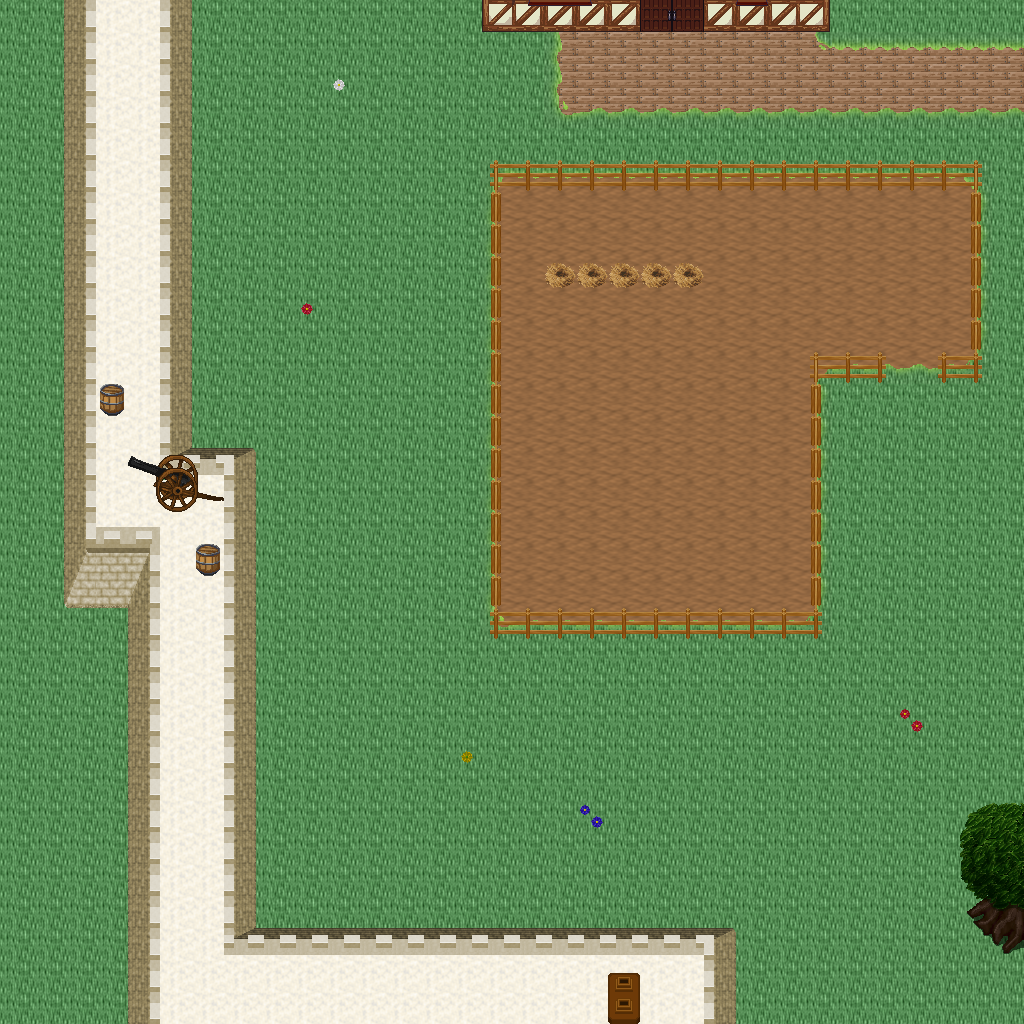

This game map was drawn from its Tiled (.tmx) file and the tilesets committed beside it. A one-line description and the trimmed map source follow:
An orthogonal 32x32 tile map with 32x32 px tiles, 5 tile layers (Ground, Objects, Objects2, Above, ...), 1 hidden layer not drawn, 46 tilesets.

<map version="1.10" tiledversion="1.11.0" orientation="orthogonal" renderorder="right-down" width="32" height="32" tilewidth="32" tileheight="32" infinite="0" nextlayerid="11" nextobjectid="1">
 <tileset firstgid="1" name="logic_collision" tilewidth="32" tileheight="32" tilecount="1" columns="1">
  <image source="../drawable/logic_collision.png" width="32" height="32" />
 </tileset>
 <tileset firstgid="2" name="ground_ground" tilewidth="32" tileheight="32" tilecount="33" columns="3">
  <image source="../drawable/ground_ground.png" width="96" height="352" />
 </tileset>
 <tileset firstgid="35" name="building_castle" tilewidth="32" tileheight="32" tilecount="320" columns="20">
  <image source="../drawable/building_castle.png" width="640" height="512" />
 </tileset>
 <tileset firstgid="355" name="item_weapon_cannon" tilewidth="32" tileheight="32" tilecount="12" columns="3">
  <image source="../drawable/item_weapon_cannon.png" width="96" height="128" />
 </tileset>
 <tileset firstgid="367" name="item_pot_barrels_1" tilewidth="32" tileheight="32" tilecount="8" columns="4">
  <image source="../drawable/item_pot_barrels_1.png" width="128" height="64" />
 </tileset>
 <tileset firstgid="375" name="plant_tree_tree_darkgreen" tilewidth="32" tileheight="32" tilecount="88" columns="8">
  <image source="../drawable/plant_tree_tree_darkgreen.png" width="256" height="352" />
 </tileset>
 <tileset firstgid="463" name="building_decoration_chimney_big" tilewidth="32" tileheight="32" tilecount="2" columns="1">
  <image source="../drawable/building_decoration_chimney_big.png" width="32" height="64" />
 </tileset>
 <tileset firstgid="465" name="building_door_door" tilewidth="32" tileheight="32" tilecount="6" columns="3">
  <image source="../drawable/building_door_door.png" width="96" height="64" />
 </tileset>
 <tileset firstgid="471" name="building_door_closed" tilewidth="32" tileheight="32" tilecount="1" columns="1">
  <image source="../drawable/building_door_closed.png" width="32" height="32" />
 </tileset>
 <tileset firstgid="472" name="building_window_window_centered" tilewidth="32" tileheight="32" tilecount="1" columns="1">
  <image source="../drawable/building_window_window_centered.png" width="32" height="32" />
 </tileset>
 <tileset firstgid="473" name="plant_bush_bushes" tilewidth="32" tileheight="32" tilecount="10" columns="5">
  <image source="../drawable/plant_bush_bushes.png" width="160" height="64" />
 </tileset>
 <tileset firstgid="483" name="furniture_sink_pale_brown_stone" tilewidth="32" tileheight="32" tilecount="4" columns="2">
  <image source="../drawable/furniture_sink_pale_brown_stone.png" width="64" height="64" />
 </tileset>
 <tileset firstgid="487" name="logic_item_sheepfood" tilewidth="32" tileheight="32" tilecount="1" columns="1">
  <image source="../drawable/logic_item_sheepfood.png" width="32" height="32" />
 </tileset>
 <tileset firstgid="488" name="logic_creature_sheep" tilewidth="32" tileheight="32" tilecount="1" columns="1">
  <image source="../drawable/logic_creature_sheep.png" width="32" height="32" />
 </tileset>
 <tileset firstgid="489" name="ground_grass_edges" tilewidth="32" tileheight="32" tilecount="36" columns="12">
  <image source="../drawable/ground_grass_edges.png" width="384" height="96" />
 </tileset>
 <tileset firstgid="525" name="ground_grass_corners" tilewidth="32" tileheight="32" tilecount="24" columns="6">
  <image source="../drawable/ground_grass_corners.png" width="192" height="128" />
 </tileset>
 <tileset firstgid="549" name="building_decoration_chimney" tilewidth="32" tileheight="32" tilecount="2" columns="1">
  <image source="../drawable/building_decoration_chimney.png" width="32" height="64" />
 </tileset>
 <tileset firstgid="551" name="plant_tree_taller_trees" tilewidth="32" tileheight="32" tilecount="32" columns="8">
  <image source="../drawable/plant_tree_taller_trees.png" width="256" height="128" />
 </tileset>
 <tileset firstgid="583" name="plant_vine" tilewidth="32" tileheight="32" tilecount="3" columns="1">
  <image source="../drawable/plant_vine.png" width="32" height="96" />
 </tileset>
 <tileset firstgid="586" name="logic_item_fruits" tilewidth="32" tileheight="32" tilecount="16" columns="8">
  <image source="../drawable/logic_item_fruits.png" width="256" height="64" />
 </tileset>
 <tileset firstgid="602" name="logic_item_vegetable" tilewidth="32" tileheight="32" tilecount="16" columns="8">
  <image source="../drawable/logic_item_vegetable.png" width="256" height="64" />
 </tileset>
 <tileset firstgid="618" name="building_fence_fence_chunky" tilewidth="32" tileheight="32" tilecount="21" columns="3">
  <image source="../drawable/building_fence_fence_chunky.png" width="96" height="224" />
 </tileset>
 <tileset firstgid="639" name="furniture_light_lamp_blue" tilewidth="32" tileheight="32" tilecount="3" columns="1">
  <image source="../drawable/furniture_light_lamp_blue.png" width="32" height="96" />
 </tileset>
 <tileset firstgid="642" name="light_dim_light_7x5" tilewidth="32" tileheight="32" tilecount="35" columns="7">
  <image source="../drawable/light_dim_light_7x5.png" width="224" height="160" />
 </tileset>
 <tileset firstgid="677" name="logic_protection" tilewidth="32" tileheight="32" tilecount="2" columns="2">
  <image source="../drawable/logic_protection.png" width="64" height="32" />
 </tileset>
 <tileset firstgid="679" name="logic_item_resources" tilewidth="32" tileheight="32" tilecount="6" columns="6">
  <image source="../drawable/logic_item_resources.png" width="192" height="32" />
 </tileset>
 <tileset firstgid="685" name="logic_item_mushroom" tilewidth="32" tileheight="32" tilecount="6" columns="6">
  <image source="../drawable/logic_item_mushroom.png" width="192" height="32" />
 </tileset>
 <tileset firstgid="691" name="plant_flower_daisy_blue" tilewidth="32" tileheight="32" tilecount="8" columns="2">
  <image source="../drawable/plant_flower_daisy_blue.png" width="64" height="128" />
 </tileset>
 <tileset firstgid="699" name="plant_flower_daisy_red" tilewidth="32" tileheight="32" tilecount="8" columns="2">
  <image source="../drawable/plant_flower_daisy_red.png" width="64" height="128" />
 </tileset>
 <tileset firstgid="707" name="plant_flower_daisy_white" tilewidth="32" tileheight="32" tilecount="8" columns="2">
  <image source="../drawable/plant_flower_daisy_white.png" width="64" height="128" />
 </tileset>
 <tileset firstgid="715" name="plant_flower_daisy_yellow" tilewidth="32" tileheight="32" tilecount="8" columns="2">
  <image source="../drawable/plant_flower_daisy_yellow.png" width="64" height="128" />
 </tileset>
 <tileset firstgid="723" name="logic_creature_animal" tilewidth="32" tileheight="32" tilecount="32" columns="8">
  <image source="../drawable/logic_creature_animal.png" width="256" height="128" />
 </tileset>
 <tileset firstgid="755" name="logic_creature_rodent" tilewidth="32" tileheight="32" tilecount="8" columns="8">
  <image source="../drawable/logic_creature_rodent.png" width="256" height="32" />
 </tileset>
 <tileset firstgid="763" name="item_hen_nest" tilewidth="32" tileheight="32" tilecount="1" columns="1">
  <image source="../drawable/item_hen_nest.png" width="32" height="32" />
 </tileset>
 <tileset firstgid="764" name="logic_item_dairy" tilewidth="32" tileheight="32" tilecount="1" columns="1">
  <image source="../drawable/logic_item_dairy.png" width="32" height="32" />
 </tileset>
 <tileset firstgid="765" name="plant_flower_red_blue_clusters" tilewidth="32" tileheight="32" tilecount="4" columns="1">
  <image source="../drawable/plant_flower_red_blue_clusters.png" width="32" height="128" />
 </tileset>
 <tileset firstgid="769" name="plant_flower_pointed_yellow" tilewidth="32" tileheight="32" tilecount="2" columns="2">
  <image source="../drawable/plant_flower_pointed_yellow.png" width="64" height="32" />
 </tileset>
 <tileset firstgid="771" name="building_decoration_banner" tilewidth="32" tileheight="32" tilecount="12" columns="1">
  <image source="../drawable/building_decoration_banner.png" width="32" height="384" />
 </tileset>
 <tileset firstgid="783" name="logic_creature_fowl" tilewidth="32" tileheight="32" tilecount="6" columns="6">
  <image source="../drawable/logic_creature_fowl.png" width="192" height="32" />
 </tileset>
 <tileset firstgid="789" name="logic_portal" tilewidth="32" tileheight="32" tilecount="24" columns="8">
  <image source="../drawable/logic_portal.png" width="256" height="96" />
 </tileset>
 <tileset firstgid="813" name="building_cottage" tilewidth="32" tileheight="32" tilecount="256" columns="16">
  <image source="../drawable/building_cottage.png" width="512" height="512" />
 </tileset>
 <tileset firstgid="1069" name="building_roof_thatched_roof" tilewidth="32" tileheight="32" tilecount="256" columns="16">
  <image source="../drawable/building_roof_thatched_roof.png" width="512" height="512" />
 </tileset>
 <tileset firstgid="1325" name="building_door_doors" tilewidth="32" tileheight="32" tilecount="256" columns="16">
  <image source="../drawable/building_door_doors.png" width="512" height="512" />
 </tileset>
 <tileset firstgid="1581" name="building_window_windows" tilewidth="32" tileheight="32" tilecount="256" columns="16">
  <image source="../drawable/building_window_windows.png" width="512" height="512" />
 </tileset>
 <tileset firstgid="1837" name="ground_ground_3" tilewidth="32" tileheight="32" tilecount="5" columns="5">
  <image source="../drawable/ground_ground_3.png" width="160" height="32" />
 </tileset>
 <tileset firstgid="1842" name="plant_bush_leafy" tilewidth="32" tileheight="32" tilecount="48" columns="8">
  <image source="../drawable/plant_bush_leafy.png" width="256" height="192" />
 </tileset>
 <layer id="1" name="Ground" width="32" height="32">
  <data>[1024 cells, 1024 non-empty, 10 distinct tile ids]</data>
 </layer>
 <layer id="2" name="Objects" width="32" height="32">
  <data>[1024 cells, 130 non-empty, 29 distinct tile ids]</data>
 </layer>
 <layer id="3" name="Objects2" width="32" height="32">
  <data>[1024 cells, 73 non-empty, 21 distinct tile ids]</data>
 </layer>
 <layer id="4" name="Above" width="32" height="32">
  <data>[1024 cells, 6 non-empty, 6 distinct tile ids]</data>
 </layer>
 <layer id="5" name="Above2" width="32" height="32">
  <data>[1024 cells, 0 non-empty, 0 distinct tile ids]</data>
 </layer>
 <layer id="6" name="Walkable" width="32" height="32" visible="0">
  <data>[1024 cells, 252 non-empty, 1 distinct tile ids]</data>
 </layer>
 <objectgroup id="7" name="Mapevents" />
 <objectgroup id="8" name="Spawn" />
 <objectgroup id="9" name="Keys" />
 <objectgroup id="10" name="Replace" />
</map>
